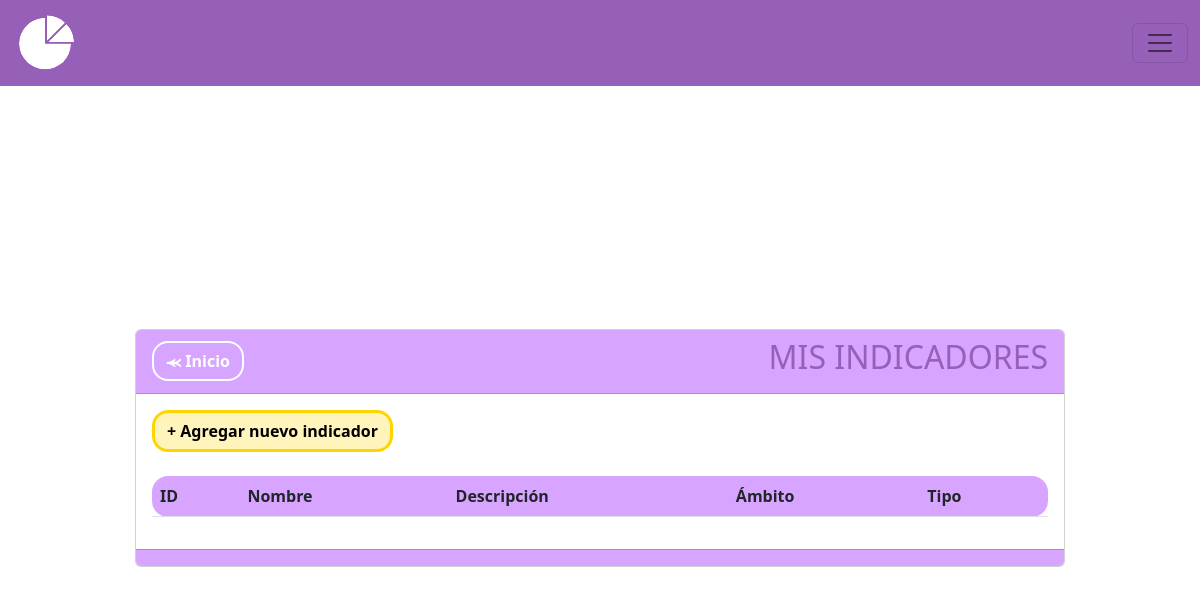
/indicadores, run on an earlier commit of the app's database.
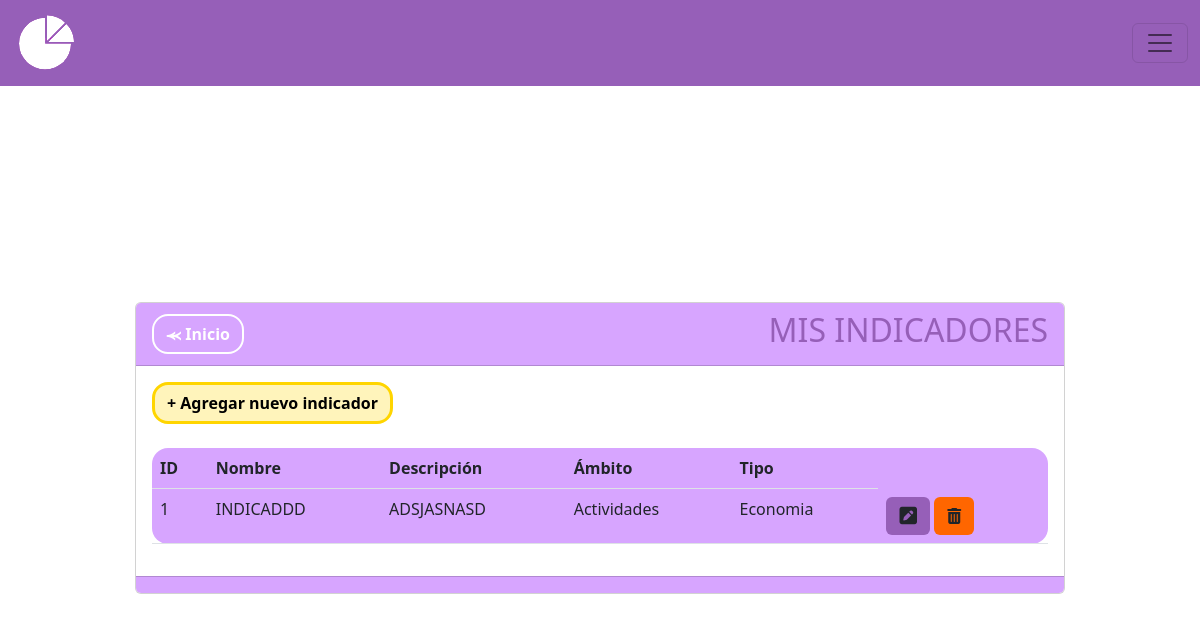
And on a later commit of the database.
### MIReApp/models.py (models this page shows, shortened)
class Indicador(models.Model):
    id = models.AutoField(primary_key=True)
    nombre = models.CharField(max_length=100,
                              verbose_name='Nombre',
                              unique= True,
                              validators= [
                                  RegexValidator(regex= r'^[a-zA-Z\s]*$',
                                                 message="El nombre no puede contener caracteres especiales.",
                                                 code='invalid_nombre')
                              ])
    descripcion = models.CharField(max_length=100, verbose_name='Descripción', null=True)
    frecuencia = models.CharField(verbose_name='Frecuencia de medición',max_length=10, choices=FRECUENCIAS,default='Anual')
    ambito = models.ForeignKey('Ambito', on_delete=models.CASCADE)
    tipo = models.ForeignKey('Tipo', on_delete=models.CASCADE)

class Ambito(models.Model):
    nombre = models.CharField(max_length=15)
    def __str__(self):
        return self.nombre

class Tipo(models.Model):
    nombre = models.CharField(max_length=15)
    ambito = models.ForeignKey(Ambito, on_delete=models.CASCADE)
    def __str__(self):
        return self.nombre

### MIReApp/views.py (the view)
# urls.py: path('indicadores',views.indicadores, name='indicadores'),
def indicadores(request):
    indicadores = Indicador.objects.all()
    return render(request, 'indicadores/indexindicador.html', {'indicador': indicadores})

### MIReApp/templates/indicadores/indexindicador.html (shortened to what this page needs)
{% extends "base.html" %}
{% block contenido %}
<br>
<br>
<br>
<center>
    <link rel="stylesheet" href="https://cdnjs.cloudflare.com/ajax/libs/font-awesome/6.4.2/css/all.min.css">
    <div class="col-md-10 card" style="text-align: left;">
        <div class="card-header" style="background-color: #D7A5FF;">
            <div style="display: flex; justify-content: space-between; align-items: center;">
                <span><a href="{% url 'inicio' %}" class="btn btn-secondary rounded-4 fw-bold" style="background-color: transparent; color:white;border-color: white;border-width: 2px;">⪻ Inicio</a></span>
                <span><h2>MIS INDICADORES</h2></span>
            </div>
        </div>
        <div class="card-body">
            <a name="" id="" class="btn fw-bold rounded-4" href="{% url 'crear_indicador' %}" style="background-color: #fff4bb;color: #000000;border-color: #ffd500;border-width: 3px;">+ Agregar nuevo indicador</a>
            <br>
            <br>
            <div class="table-responsive">
                <table class="table rounded-4" style="background-color: #D7A5FF;">
                    <thead>
                        <tr>
                            <th scope="col">ID</th>
                            <th scope="col">Nombre</th>
                            <th scope="col">Descripción</th>
                            <th scope="col">Ámbito</th>
                            <th scope="col">Tipo</th>
                        </tr>
                    </thead>
                    <tbody>
                        {% for indi in indicador %}
                        <tr class="">
                            <td scope="row">{{ indi.id }}</td>
                            <td>{{ indi.nombre }}</td>
                            <td>{{ indi.descripcion }}</td>
                            <td>{{ indi.ambito }}</td>
                            <td>{{ indi.tipo }}</td>
                            <td>
                                <a name="" id="" class="btn" style="background-color: #965FB8;" href=""><i class="fa-solid fa-square-pen fa-lg"></i></a></a>
                                <a name="" id="" class="btn" style="background-color: #f60;" href="" role="button"><i class="fa-solid fa-trash-can"></i></a>
                            </td>
                        </tr>
                        {% endfor %}
                    </tbody>
                </table>
            </div>
        </div>
        <div class="card-footer text-muted" style="background-color: #D7A5FF;">
        </div>
    </div>
</center>
{% endblock %}

What changed in the data, as far as the page shows it:
added Indicador: id "1", nombre "INDICADDD", descripcion "ADSJASNASD", ambito "Actividades", tipo "Economia"
